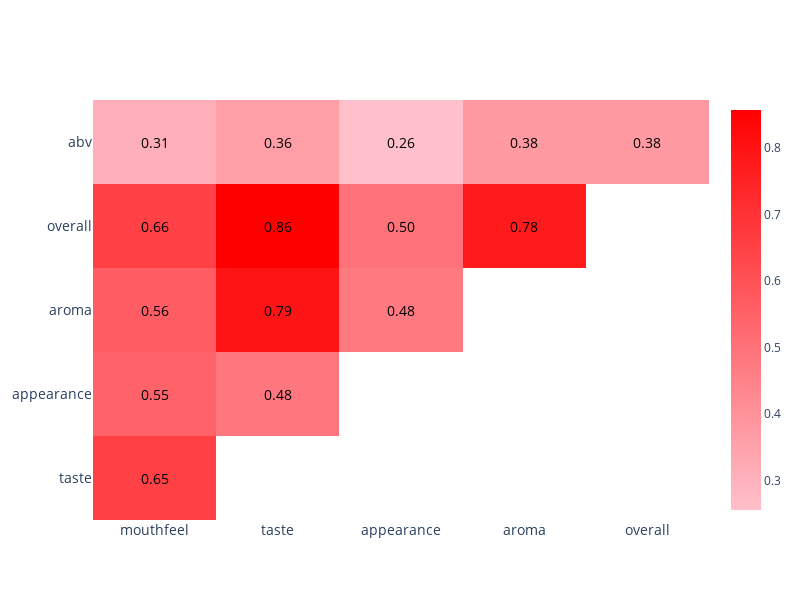

Write notebook code for a chart like this one.
### Markdown cell above
### Correlation between the ratings attributes
Here we are gonna analyze the correlation between the ratings attributes given by the users. In this section we won't consider the rating but rather the overall score as an overall rate of the experience. This is reasonable since:
- The overall is used to evaluate in general the experience of the beer
- The rating is computed from the other parameters so studing the correlation of the parameters with respect to it has little to no significance.

### Code cell
global_pres.plot_correlation_matrix(df_ratings_no_text[['mouthfeel','taste','appearance','aroma','overall','abv']], 'docs/plots/ratings_distribution/correlation_matrix.html')

### Figure 1 — Plotly figure (JSON) as saved in the notebook; plotly's stock layout.template omitted (floating-point values rounded to 4 significant figures)
{"data": [{"colorscale": [[0, "pink"], [1, "red"]], "hoverinfo": "text", "showscale": true, "text": ["mouthfeel vs taste: 0.65", "mouthfeel vs appearance: 0.55", "taste vs appearance: 0.48", "mouthfeel vs aroma: 0.56", "taste vs aroma: 0.79", "appearance vs aroma: 0.48", "mouthfeel vs overall: 0.66", "taste vs overall: 0.86", "appearance vs overall: 0.50", "aroma vs overall: 0.78", "mouthfeel vs abv: 0.31", "taste vs abv: 0.36", "appearance vs abv: 0.26", "aroma vs abv: 0.38", "overall vs abv: 0.38"], "type": "heatmap", "x": ["mouthfeel", "mouthfeel", "taste", "mouthfeel", "taste", "appearance", "mouthfeel", "taste", "appearance", "aroma", "mouthfeel", "taste", "appearance", "aroma", "overall"], "y": ["taste", "appearance", "appearance", "aroma", "aroma", "aroma", "overall", "overall", "overall", "overall", "abv", "abv", "abv", "abv", "abv"], "z": [0.6537, 0.5466, 0.4845, 0.565, 0.7943, 0.4768, 0.6565, 0.8575, 0.4987, 0.7755, 0.3091, 0.3633, 0.2556, 0.3775, 0.3766], "zmax": 0.8575, "zmin": 0.2556}], "layout": {"annotations": [{"font": {"color": "black", "size": 14}, "showarrow": false, "text": "0.65", "x": "mouthfeel", "y": "taste"}, {"font": {"color": "black", "size": 14}, "showarrow": false, "text": "0.55", "x": "mouthfeel", "y": "appearance"}, {"font": {"color": "black", "size": 14}, "showarrow": false, "text": "0.48", "x": "taste", "y": "appearance"}, {"font": {"color": "black", "size": 14}, "showarrow": false, "text": "0.56", "x": "mouthfeel", "y": "aroma"}, {"font": {"color": "black", "size": 14}, "showarrow": false, "text": "0.79", "x": "taste", "y": "aroma"}, {"font": {"color": "black", "size": 14}, "showarrow": false, "text": "0.48", "x": "appearance", "y": "aroma"}, {"font": {"color": "black", "size": 14}, "showarrow": false, "text": "0.66", "x": "mouthfeel", "y": "overall"}, {"font": {"color": "black", "size": 14}, "showarrow": false, "text": "0.86", "x": "taste", "y": "overall"}, {"font": {"color": "black", "size": 14}, "showarrow": false, "text": "0.50", "x": "appearance", "y": "overall"}, {"font": {"color": "black", "size": 14}, "showarrow": false, "text": "0.78", "x": "aroma", "y": "overall"}, {"font": {"color": "black", "size": 14}, "showarrow": false, "text": "0.31", "x": "mouthfeel", "y": "abv"}, {"font": {"color": "black", "size": 14}, "showarrow": false, "text": "0.36", "x": "taste", "y": "abv"}, {"font": {"color": "black", "size": 14}, "showarrow": false, "text": "0.26", "x": "appearance", "y": "abv"}, {"font": {"color": "black", "size": 14}, "showarrow": false, "text": "0.38", "x": "aroma", "y": "abv"}, {"font": {"color": "black", "size": 14}, "showarrow": false, "text": "0.38", "x": "overall", "y": "abv"}], "autosize": true, "height": 600, "paper_bgcolor": "white", "plot_bgcolor": "white", "width": 800, "xaxis": {"tickfont": {"size": 14}}, "yaxis": {"tickfont": {"size": 14}, "tickmode": "linear"}}}
